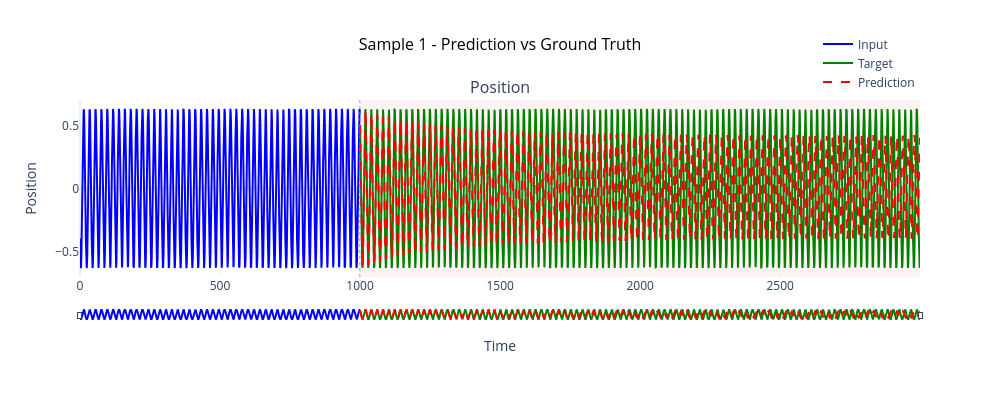
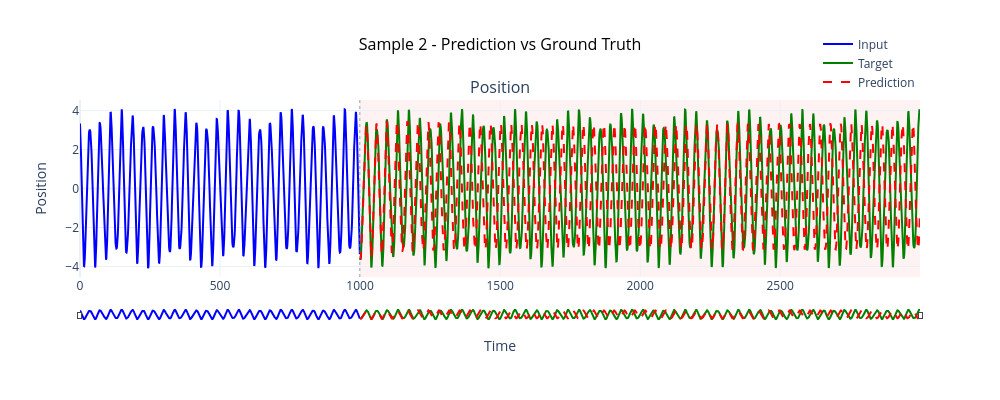

The notebook cell these images were saved under, in order:
### Code cell
# Concatenate results for visualization
visualizer = VibrationVisualizer2(figsize=(1000, 400))

predictions = np.concatenate(all_predictions, axis=0)
targets = np.concatenate(all_targets, axis=0)
features = np.concatenate(all_features, axis=0)

# Plot sample predictions
n_samples = min(10, len(predictions))
di = 0

for i in range(n_samples):
    # Create dummy input (use first part of target)
    input_data = features[i+di, :, 0:1]
    target_data = targets[i+di, :, 0:1]
    predicted_data = predictions[i+di, :, 0:1]

    fig = visualizer.plot_trajectory_comparison(
        input_data,
        np.concatenate([target_data, np.zeros((predicted_data.shape[0] - target_data.shape[0], target_data.shape[1]))]),
        predicted_data,
        title=f'Sample {i+1} - Prediction vs Ground Truth'
    )
    plt.show()

# fig = visualizer.plot_trajectory_comparison(
#     input_data=features,
#     target_data=targets,
#     predicted_data=targets,  # Using targets as "prediction" for visualization
#     feature_names=['Position', 'Velocity'],
#     title='Sample Vibration Trajectory'
# )

# Plot amplitude analysis if available
if all_amplitudes_pred and all_amplitudes_true:
    amplitudes_pred = np.concatenate(all_amplitudes_pred, axis=0)
    amplitudes_true = np.concatenate(all_amplitudes_true, axis=0)

    fig = visualizer.plot_amplitude_analysis(
        amplitudes_pred.flatten(),
        amplitudes_true.flatten(),
        title='Amplitude Prediction Analysis'
    )
    plt.show()

### Figure 1 — Plotly figure (JSON) as saved in the notebook; plotly's stock layout.template omitted (floating-point values rounded to 4 significant figures; data arrays with more than 128 entries replaced by an {"elided": "..."} marker saying what was removed)
{"data": [{"hovertemplate": "Time: %{x:.2f}<br>Value: %{y:.4f}<extra></extra>", "legendgroup": "group0", "line": {"color": "blue", "width": 2}, "mode": "lines", "name": "Input", "showlegend": true, "type": "scatter", "x": {"elided": "1000 int values"}, "xaxis": "x", "y": {"elided": "1000 float values"}, "yaxis": "y"}, {"hovertemplate": "Time: %{x:.2f}<br>Value: %{y:.4f}<extra></extra>", "legendgroup": "group0", "line": {"color": "green", "width": 2}, "mode": "lines", "name": "Target", "showlegend": true, "type": "scatter", "x": {"elided": "2000 int values"}, "xaxis": "x", "y": {"elided": "2000 float values"}, "yaxis": "y"}, {"hovertemplate": "Time: %{x:.2f}<br>Value: %{y:.4f}<extra></extra>", "legendgroup": "group0", "line": {"color": "red", "dash": "dash", "width": 2}, "mode": "lines", "name": "Prediction", "showlegend": true, "type": "scatter", "x": {"elided": "2000 int values"}, "xaxis": "x", "y": {"elided": "2000 float values"}, "yaxis": "y"}], "layout": {"annotations": [{"font": {"size": 16}, "showarrow": false, "text": "Position", "x": 0.5, "xanchor": "center", "xref": "paper", "y": 1, "yanchor": "bottom", "yref": "paper"}], "height": 400, "hovermode": "x unified", "legend": {"orientation": "h", "x": 1, "xanchor": "right", "y": 1.02, "yanchor": "bottom"}, "shapes": [{"line": {"color": "gray", "dash": "dot", "width": 1}, "opacity": 0.7, "type": "line", "x0": 999, "x1": 999, "xref": "x", "y0": 0, "y1": 1, "yref": "y domain"}, {"fillcolor": "red", "layer": "below", "line": {"width": 0}, "opacity": 0.05, "type": "rect", "x0": 1000, "x1": 2999, "xref": "x", "y0": 0, "y1": 1, "yref": "y domain"}], "showlegend": true, "title": {"font": {"color": "black", "size": 16}, "text": "Sample 1 - Prediction vs Ground Truth", "x": 0.5, "xanchor": "center"}, "width": 1000, "xaxis": {"anchor": "y", "domain": [0, 1], "rangeslider": {"thickness": 0.05, "visible": true}, "title": {"text": "Time"}}, "yaxis": {"anchor": "x", "domain": [0, 1], "title": {"text": "Position"}}}}

### Figure 2 — Plotly figure (JSON) as saved in the notebook; plotly's stock layout.template omitted (floating-point values rounded to 4 significant figures; data arrays with more than 128 entries replaced by an {"elided": "..."} marker saying what was removed)
{"data": [{"hovertemplate": "Time: %{x:.2f}<br>Value: %{y:.4f}<extra></extra>", "legendgroup": "group0", "line": {"color": "blue", "width": 2}, "mode": "lines", "name": "Input", "showlegend": true, "type": "scatter", "x": {"elided": "1000 int values"}, "xaxis": "x", "y": {"elided": "1000 float values"}, "yaxis": "y"}, {"hovertemplate": "Time: %{x:.2f}<br>Value: %{y:.4f}<extra></extra>", "legendgroup": "group0", "line": {"color": "green", "width": 2}, "mode": "lines", "name": "Target", "showlegend": true, "type": "scatter", "x": {"elided": "2000 int values"}, "xaxis": "x", "y": {"elided": "2000 float values"}, "yaxis": "y"}, {"hovertemplate": "Time: %{x:.2f}<br>Value: %{y:.4f}<extra></extra>", "legendgroup": "group0", "line": {"color": "red", "dash": "dash", "width": 2}, "mode": "lines", "name": "Prediction", "showlegend": true, "type": "scatter", "x": {"elided": "2000 int values"}, "xaxis": "x", "y": {"elided": "2000 float values"}, "yaxis": "y"}], "layout": {"annotations": [{"font": {"size": 16}, "showarrow": false, "text": "Position", "x": 0.5, "xanchor": "center", "xref": "paper", "y": 1, "yanchor": "bottom", "yref": "paper"}], "height": 400, "hovermode": "x unified", "legend": {"orientation": "h", "x": 1, "xanchor": "right", "y": 1.02, "yanchor": "bottom"}, "shapes": [{"line": {"color": "gray", "dash": "dot", "width": 1}, "opacity": 0.7, "type": "line", "x0": 999, "x1": 999, "xref": "x", "y0": 0, "y1": 1, "yref": "y domain"}, {"fillcolor": "red", "layer": "below", "line": {"width": 0}, "opacity": 0.05, "type": "rect", "x0": 1000, "x1": 2999, "xref": "x", "y0": 0, "y1": 1, "yref": "y domain"}], "showlegend": true, "title": {"font": {"color": "black", "size": 16}, "text": "Sample 2 - Prediction vs Ground Truth", "x": 0.5, "xanchor": "center"}, "width": 1000, "xaxis": {"anchor": "y", "domain": [0, 1], "rangeslider": {"thickness": 0.05, "visible": true}, "title": {"text": "Time"}}, "yaxis": {"anchor": "x", "domain": [0, 1], "title": {"text": "Position"}}}}
